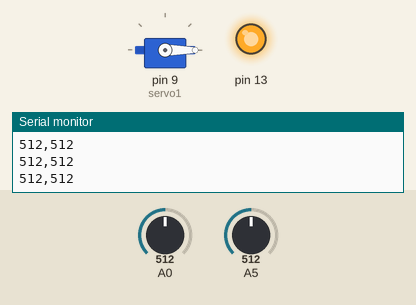
The sketch below on a simulated Arduino Uno, built with avr-gcc and run on an emulated ATmega328P. On the bench: servo, output pins drawn as LEDs (lit = HIGH), the last lines printed to the serial monitor. Inputs (shaded band) come from the test bench; at power-on: A5 = 512, A0 = 512.

Above: at 1.2 s.
1.3 s: A5 set to 802
2.8 s: A5 set to 829
At 3.8 s:
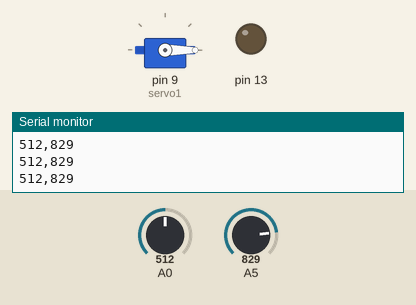
4.3 s: A0 set to 548
At 4.9 s:
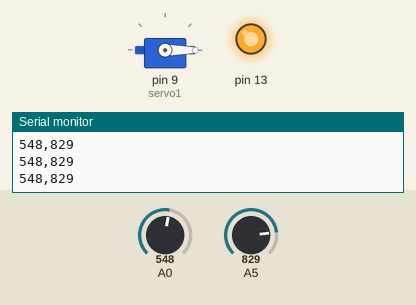
7.3 s: A0 set to 892
8.8 s: A0 set to 916
At 9.6 s:
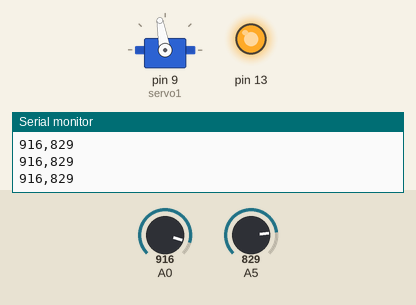
10.3 s: A5 set to 960
At 10.9 s:
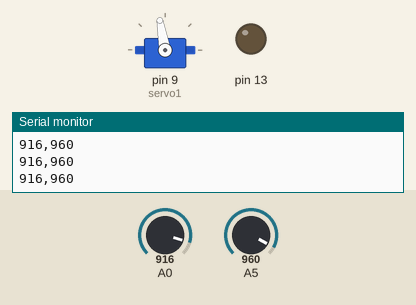
Timing chart, 0 to 12.8 s (numbered marks = the images above; inputs shaded):
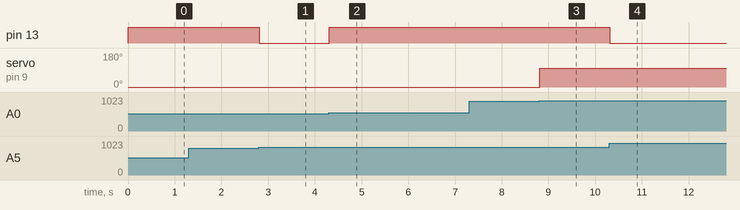

The sketch:

sketch_jun02a.ino
```cpp
#include <Servo.h>

Servo servo1;

int umidadeValue = 0;
int lightValue = 0;

void setup() {
  // put your setup code here, to run once:
  Serial.begin(9600);
  //LED
  pinMode(13, OUTPUT);

  //Light
  pinMode(A5, INPUT);

  //Umidade
  pinMode(A0, INPUT);
  //SERVO
  servo1.attach(9);
}

void loop() {
  // put your main code here, to run repeatedly:
  lightValue = analogRead(A5);
  umidadeValue = analogRead(A0);

  Serial.print(umidadeValue);
  Serial.print(",");
  Serial.print(lightValue);
  Serial.print("\n");

  if (umidadeValue > 900) {
    servo1.write(100);
  } else {
    servo1.write(0);
  }

  if (lightValue < 950 && (lightValue - umidadeValue) < 300) {
      digitalWrite(13, HIGH);
  } else {
      digitalWrite(13, LOW);

  }

}
```

Measured:
- the behaviour switches between 811 and 812 on A5 (found by bisection; images 0 and 1)
- the behaviour switches between 529 and 530 on A0 (found by bisection; images 1 and 2)
- the behaviour switches between 900 and 901 on A0 (found by bisection; images 2 and 3)
- after the input at 2.8 s, pin 13: HIGH → LOW at once
- after the input at 4.3 s, pin 13: LOW → HIGH at once
- after the input at 8.8 s, servo on pin 9 (servo1): 0° → 100° at once
- after the input at 10.3 s, pin 13: HIGH → LOW at once
